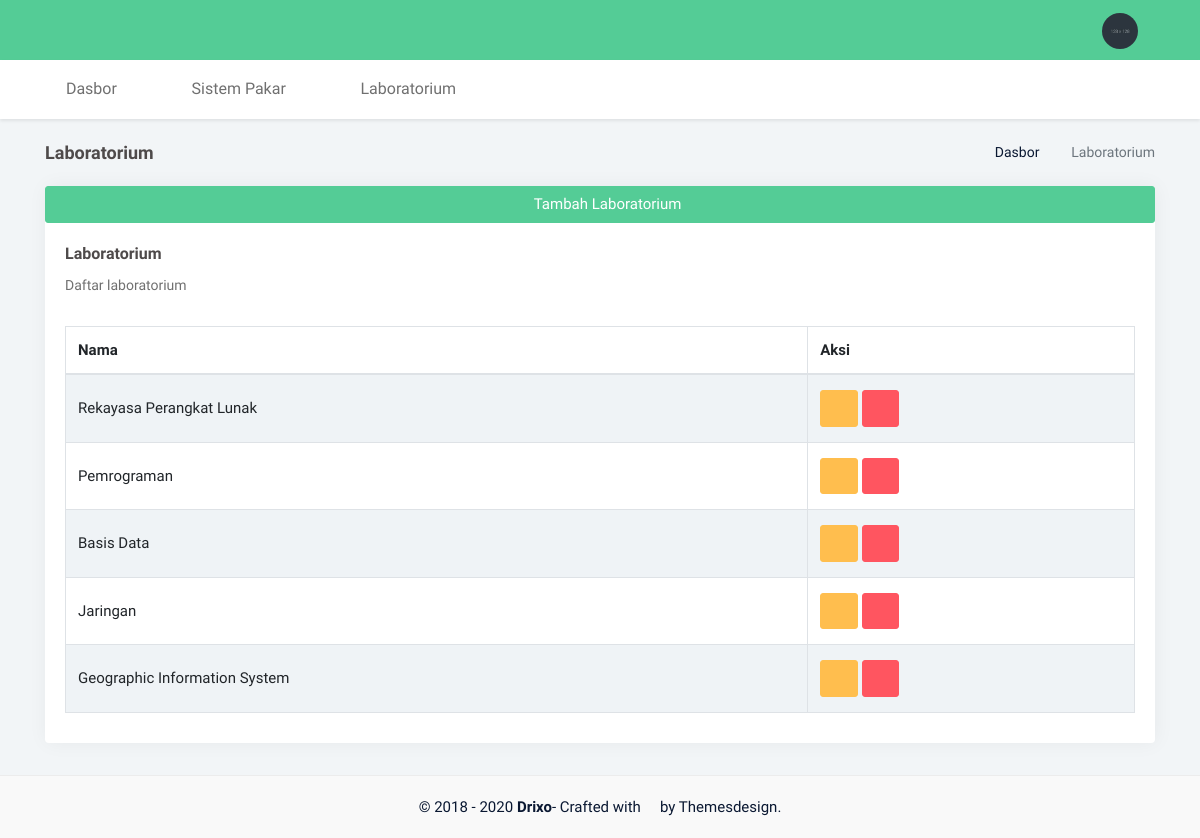
/lab/, run on the app's committed database.
### home/models.py (models this page shows, shortened)
class Lab(models.Model):
    name  = models.CharField(max_length=200, null=True)
    date_created = models.DateTimeField(auto_now_add=True)

### home/views.py (the view)
# urls.py: path('lab/', views.lab, name='lab'),
def lab(request):
    labs = Lab.objects.all()
    data = {'labs': labs}
    return render(request, 'lab/index.html', data)

### home/templates/lab/index.html (shortened to what this page needs)
{% extends 'base.html' %}
{% load static %}
{% block css %}
<link href="{% static '/plugins/datatables/dataTables.bootstrap4.min.css' %}" rel="stylesheet" type="text/css" />
<link href="{% static '/plugins/datatables/buttons.bootstrap4.min.css' %}" rel="stylesheet" type="text/css" />
{% endblock css %}
{% block breadcrumb %}
<div class="btn-group float-right">
    <ol class="breadcrumb hide-phone p-0 m-0">
        <li class="breadcrumb-item"><a href="#">Dasbor</a></li>
        <li class="breadcrumb-item active">Laboratorium</li>
    </ol>
</div>
<h4 class="page-title">Laboratorium</h4>
{%endblock%}
{% block content %}
<div class="row">
  <div class="col-12">
    <div class="card m-b-30">
      <a href="{% url 'create_lab' %}" class="btn btn-primary"><span class="fa fa-plus"></span> Tambah Laboratorium</a>
        <div class="card-body">
            <h4 class="mt-0 header-title">Laboratorium</h4>
            <p class="text-muted m-b-30 font-14">Daftar laboratorium</p>
            <table id="datatable-buttons" class="table table-striped table-bordered dt-responsive nowrap" style="border-collapse: collapse; border-spacing: 0; width: 100%;">
                <thead>
                <tr>
                    <th>Nama</th>
                    <th>Aksi</th>
                </tr>
                </thead>
                <tbody>
                {% for lab in labs %}
                <tr>
                    <td>{{lab.name}}</td>
                    <td>
                      <a href="{% url 'update_lab' lab.id %}" class="btn btn-warning"><span class="fa fa-pencil"></span></a>
                      <a href="{% url 'delete_lab' lab.id %}" class="btn btn-danger"><span class="fa fa-times"></span></a>
                    </td>
                </tr>
                {% endfor %}
                </tbody>
            </table>
        </div>
    </div>
  </div>
</div>
{% endblock content %}

### static/css/style.css (style rules this page uses)
body { background: #f2f5f7; font-family: "Mukta", sans-serif; margin: 0; font-size: 15px; color: #4e4a4a; }
html { overflow-x: hidden; position: relative; min-height: 100%; background: #f2f5f7; }
h1, h2, h3, h4, h5, h6 { margin: 10px 0; font-weight: 600; font-family: "Mukta", sans-serif; }
h4 { line-height: 22px; }
* { outline: none !important; }
.breadcrumb { background-color: transparent; margin-bottom: 12px; margin-top: 10px; padding: .75rem 0rem; }
.breadcrumb li { font-size: 14px; }
.breadcrumb li a { color: #0a1832; }
.breadcrumb > li + li:before { padding: 0 5px; color: #707070; content: "\f105" !important; font-family: FontAwesome; }
.card { -webkit-box-shadow: 1px 0px 20px rgba(0, 0, 0, 0.05); box-shadow: 1px 0px 20px rgba(0, 0, 0, 0.05); border: none; }
.text-muted { color: #707070 !important; }
.p-0 { padding: 0; }
.m-0 { margin: 0; }
.m-b-30 { margin-bottom: 30px; }
.font-14 { font-size: 14px; }
.header-title { font-size: 16px; }
body { padding-bottom: 65px; }
.page-title-box .page-title { font-size: 18px; margin-bottom: 0; margin-top: 0; }
.btn { border-radius: 3px; font-size: 15px; }
.btn-primary, .btn-success, .btn-info, .btn-warning, .btn-danger, .btn-dark { color: #ffffff; }
.btn-primary { background-color: #54cc96; border: 1px solid #54cc96; }
.btn-warning { background-color: #ffbe4e; border: 1px solid #ffbe4e; }
.btn-danger { background-color: #ff5560; border: 1px solid #ff5560; }
.table { margin-bottom: 10px; }
.table > tbody > tr > td, .table > tfoot > tr > td, .table > thead > tr > td { padding: 15px 12px; }
.table-hover tbody tr:hover, .table-striped tbody tr:nth-of-type(odd), .thead-default th { background-color: #eff3f6; }
.table td, .table th { vertical-align: middle; }

### data on the page
Lab: name "Rekayasa Perangkat Lunak"
Lab: name "Pemrograman"
Lab: name "Basis Data"
Lab: name "Jaringan"
Lab: name "Geographic Information System"
